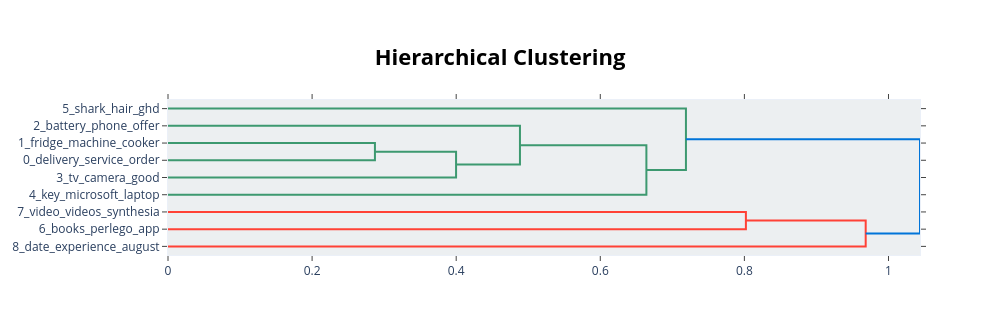

The cell this chart's notebook holds for it:
### Code cell
topic_model_comp.visualize_hierarchy()

### Figure 1 — Plotly figure (JSON) as saved in the notebook; plotly's stock layout.template omitted (floating-point values rounded to 4 significant figures)
{"data": [{"hoverinfo": "text", "marker": {"color": "rgb(61,153,112)"}, "mode": "lines", "type": "scatter", "x": [0.0, 0.2872, 0.2872, 0.0], "xaxis": "x", "y": [-25.0, -25.0, -35.0, -35.0], "yaxis": "y"}, {"hoverinfo": "text", "marker": {"color": "rgb(61,153,112)"}, "mode": "lines", "type": "scatter", "x": [0.2872, 0.3998, 0.3998, 0.0], "xaxis": "x", "y": [-30.0, -30.0, -45.0, -45.0], "yaxis": "y"}, {"hoverinfo": "text", "marker": {"color": "rgb(61,153,112)"}, "mode": "lines", "type": "scatter", "x": [0.0, 0.4885, 0.4885, 0.3998], "xaxis": "x", "y": [-15.0, -15.0, -37.5, -37.5], "yaxis": "y"}, {"hoverinfo": "text", "marker": {"color": "rgb(61,153,112)"}, "mode": "lines", "type": "scatter", "x": [0.4885, 0.664, 0.664, 0.0], "xaxis": "x", "y": [-26.25, -26.25, -55.0, -55.0], "yaxis": "y"}, {"hoverinfo": "text", "marker": {"color": "rgb(61,153,112)"}, "mode": "lines", "type": "scatter", "x": [0.0, 0.7189, 0.7189, 0.664], "xaxis": "x", "y": [-5.0, -5.0, -40.62, -40.62], "yaxis": "y"}, {"hoverinfo": "text", "marker": {"color": "rgb(255,65,54)"}, "mode": "lines", "type": "scatter", "x": [0.0, 0.8021, 0.8021, 0.0], "xaxis": "x", "y": [-65.0, -65.0, -75.0, -75.0], "yaxis": "y"}, {"hoverinfo": "text", "marker": {"color": "rgb(255,65,54)"}, "mode": "lines", "type": "scatter", "x": [0.8021, 0.9684, 0.9684, 0.0], "xaxis": "x", "y": [-70.0, -70.0, -85.0, -85.0], "yaxis": "y"}, {"hoverinfo": "text", "marker": {"color": "rgb(0,116,217)"}, "mode": "lines", "type": "scatter", "x": [0.7189, 1.044, 1.044, 0.9684], "xaxis": "x", "y": [-22.81, -22.81, -77.5, -77.5], "yaxis": "y"}], "layout": {"autosize": false, "height": 335, "hoverlabel": {"bgcolor": "white", "font": {"family": "Rockwell", "size": 16}}, "hovermode": "closest", "plot_bgcolor": "#ECEFF1", "showlegend": false, "title": {"font": {"color": "Black", "size": 22}, "text": "<b>Hierarchical Clustering</b>", "x": 0.5, "xanchor": "center", "yanchor": "top"}, "width": 1000, "xaxis": {"mirror": "allticks", "rangemode": "tozero", "showgrid": false, "showline": true, "showticklabels": true, "ticks": "outside", "type": "linear", "zeroline": false}, "yaxis": {"mirror": "allticks", "range": [-90, 0], "rangemode": "tozero", "showgrid": false, "showline": true, "showticklabels": true, "tickmode": "array", "ticks": "outside", "ticktext": ["5_shark_hair_ghd", "2_battery_phone_offer", "1_fridge_machine_cooker", "0_delivery_service_order", "3_tv_camera_good", "4_key_microsoft_laptop", "7_video_videos_synthesia", "6_books_perlego_app", "8_date_experience_august"], "tickvals": [-5, -15, -25, -35, -45, -55, -65, -75, -85], "type": "linear", "zeroline": false}}}
